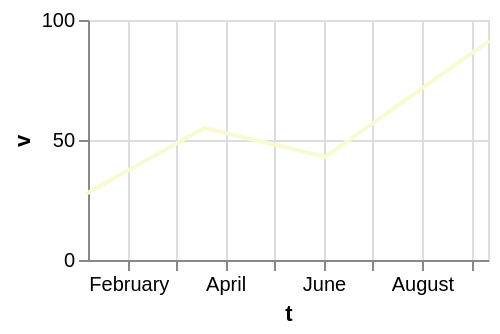

Vega-Lite specification stored for this chart:
### Vega-Lite specification from a JSON file in a GitHub repository (floating-point values rounded to 4 significant figures)
{"$schema": "https://vega.github.io/schema/vega-lite/v6.json", "width": 200, "height": 120, "data": {"values": [{"c": "alpha", "v": 28, "w": 3, "t": "2024-01-07"}, {"c": "beta", "v": 55, "w": 7, "t": "2024-03-19"}, {"c": "gamma", "v": 43, "w": 5, "t": "2024-06-02"}, {"c": "delta", "v": 91, "w": 9, "t": "2024-09-11"}]}, "mark": {"type": "trail", "fill": "lightgoldenrodyellow"}, "encoding": {"x": {"field": "t", "type": "temporal"}, "y": {"field": "v", "type": "quantitative"}}}
